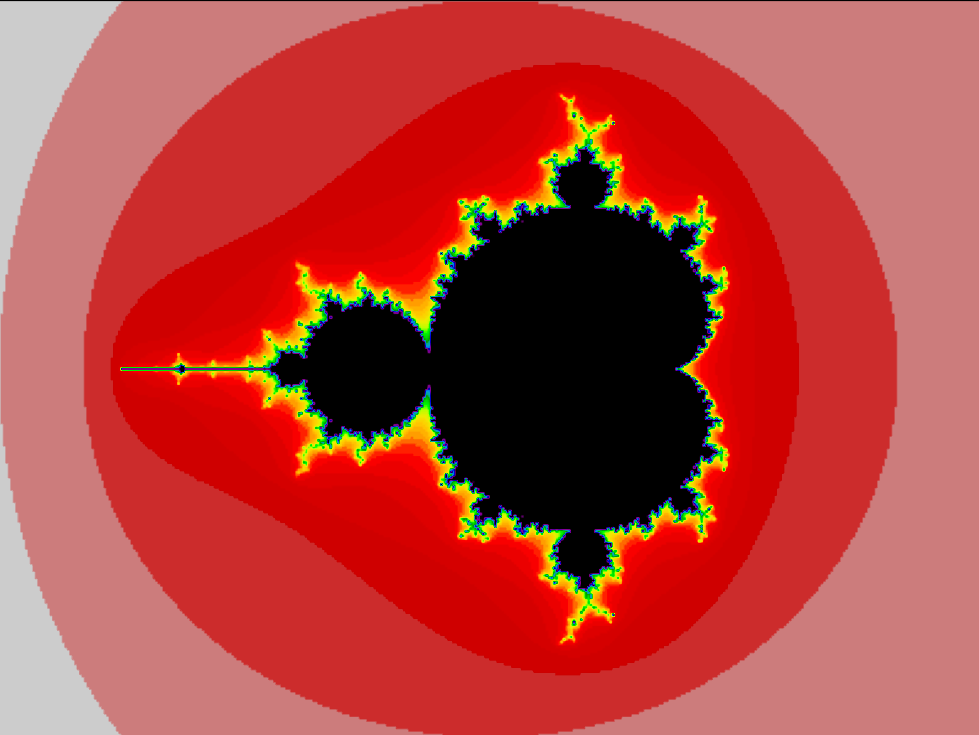

Reproduce this figure in Python.
import matplotlib.pyplot as plt


def linspace(start, stop, num):
    return [start + (stop - start) / (num - 1) * k for k in range(num)]


def zeros(rows, cols):
    return [[0 for j in range(cols)] for i in range(rows)]


d, n = 100, 50
r = 2.5

x = linspace(-2.5, 1.5, 4 * d + 1)
y = linspace(-1.5, 1.5, 3 * d + 1)

T = zeros(len(y), len(x))

for i, b in enumerate(y):
    for j, a in enumerate(x):
        u, v = 0.0, 0.0
        for k in range(n):
            u, v = u ** 2 - v ** 2 + a, 2 * u * v + b
            if not u ** 2 + v ** 2 < r ** 2:
                break
        T[i][j] = k + 1

plt.imshow(T, cmap='nipy_spectral_r')
plt.savefig("mandelbrot.png", dpi=200)